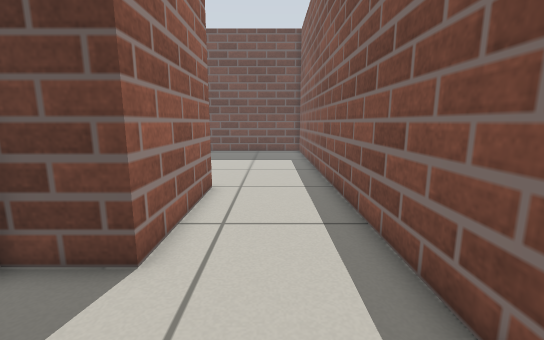
view 1 (above)

16 first-person views from a walk through a robot-simulator world made for Gazebo. The camera is 0.63 m above the floor, tilts 10° down and sees 90° across. The floor is counted in squares, 0.25 m on a side. Each view is taken from the middle of a square. On the plan, view 1 faces up. The plan holds only what a view shows up to about 18 squares ahead; the rest is blank.

view 2
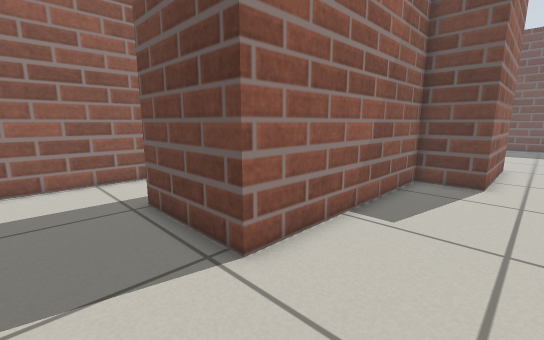

view 3
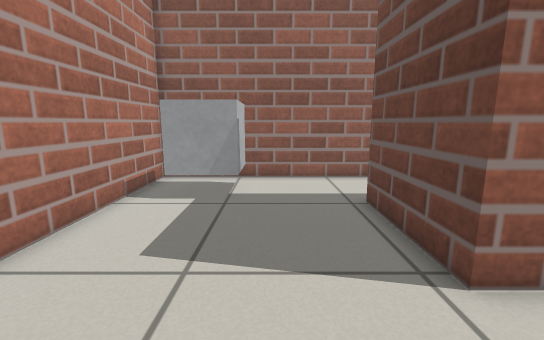

view 4
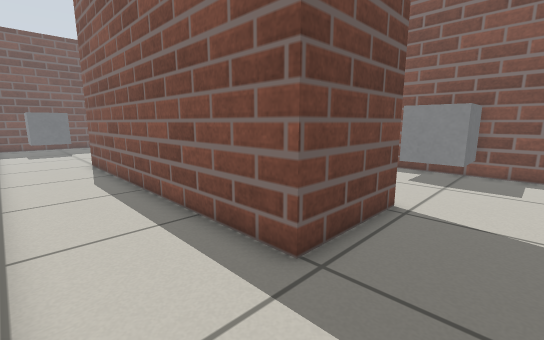

view 5
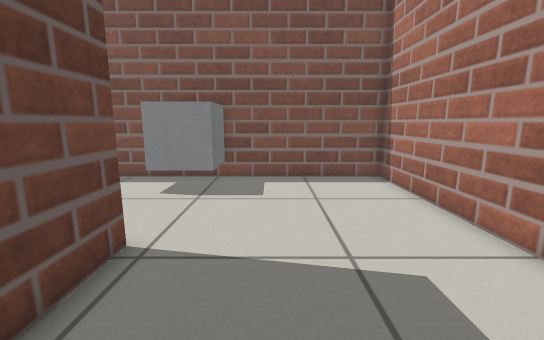

view 6
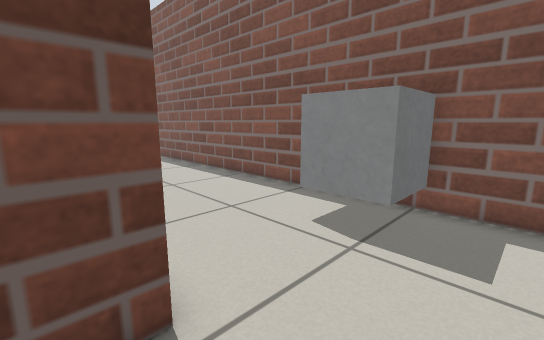

view 7
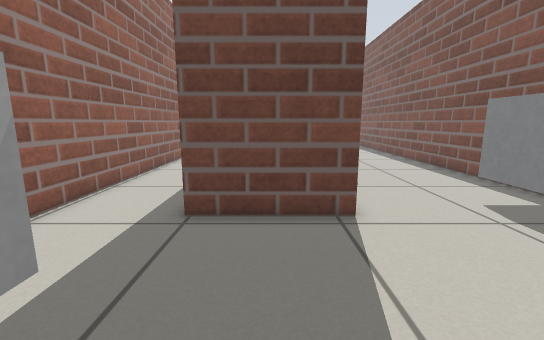

view 8
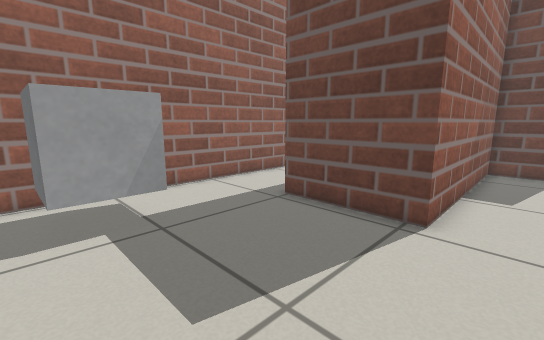

view 9
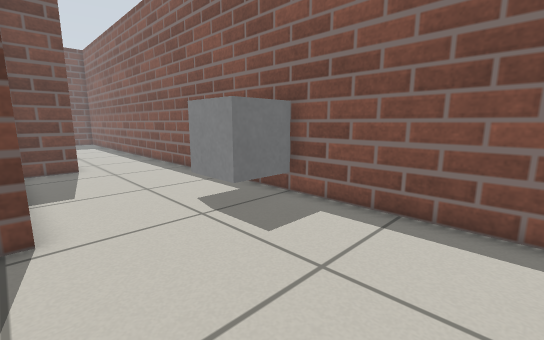

view 10
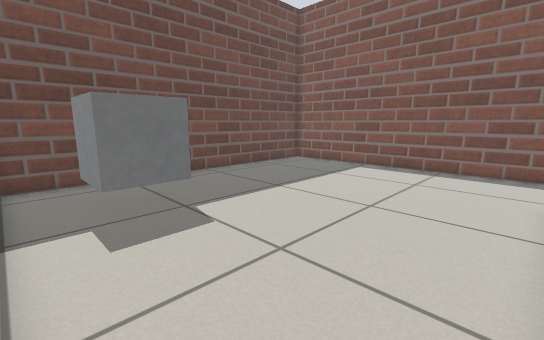

view 11
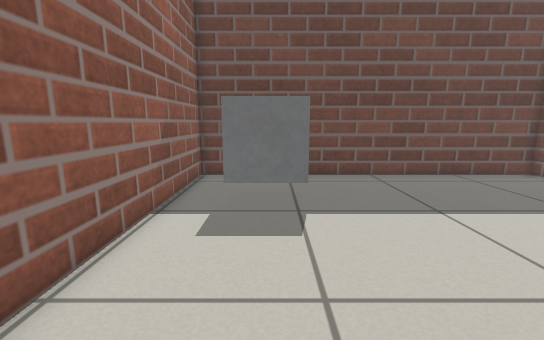

view 12
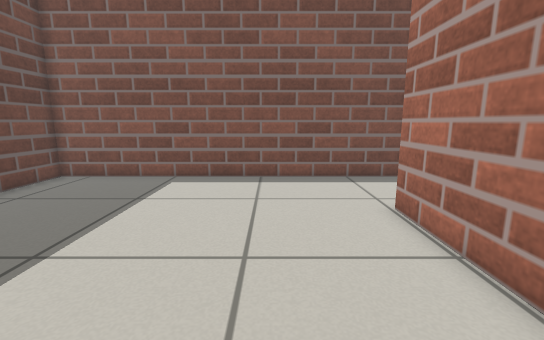

view 13
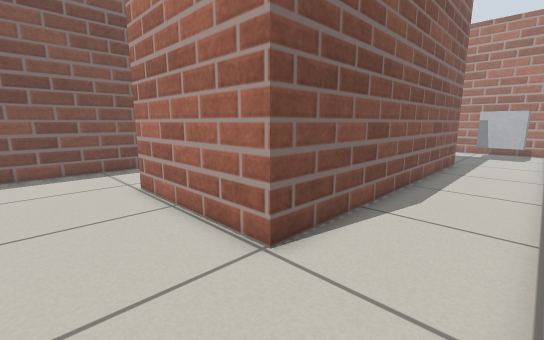

view 14
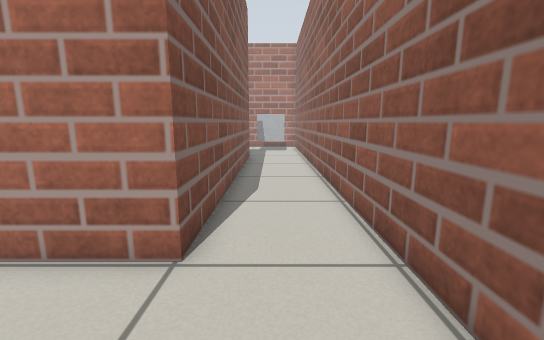

view 15
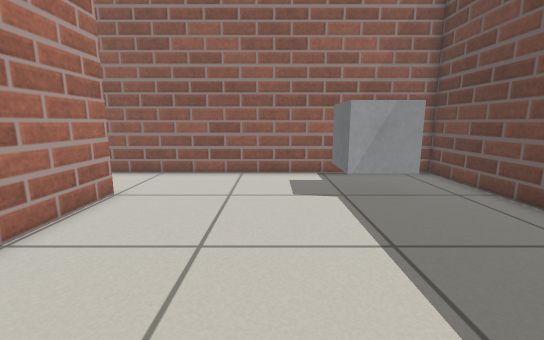

view 16
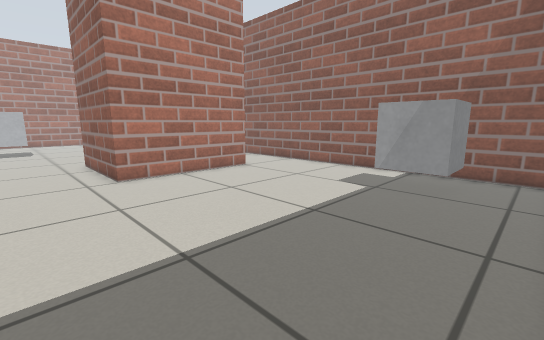

### Floor plan
Ten units are one square. View 1 is at (0, 0); x grows to the right and y downward. Boxes are objects, and circles mark ways between rooms. Rooms are numbered by the first view taken in them; rooms with no view inside come last. Other rooms are left out.
<svg viewBox="-139 -243 169 378">
<path fill="none" stroke="#000" d="M-23 -104 -23 -44 -47 -44 -47 50 -94 50 -94 -104 -84 -104M-134 -116 -134 130 24 130 24 -116M-84 -104 -23 -104M24 -116 24 -238 -134 -238 -134 -116"/>
<rect x="-125" y="85" width="30" height="30" fill="#bbb"><title>grey box</title></rect>
<rect x="-5" y="35" width="30" height="30" fill="#bbb"><title>grey box</title></rect>
<rect x="15" y="35" width="10" height="10" fill="#bbb"><title>grey box</title></rect>
<rect x="-115" y="-215" width="30" height="30" fill="#bbb"><title>grey box</title></rect>
<circle cx="-105" cy="-118" r="3" fill="#2a7"/>
<circle cx="5" cy="-118" r="3" fill="#2a7"/>
<text x="-40" y="20">1</text>
<text x="-50" y="-170">2</text>
</svg>
Room 1 opens to room 2.

Where each view was taken, in squares from view 1:
view 1: 0 up, 0 right, facing up
view 2: 8 down, 1 left, facing up-left
view 3: 8 down, 1 left, facing left
view 4: 8 down, 13 left, facing up-right
view 5: 8 down, 10 left, facing right
view 6: 8 down, 6 left, facing up-right
view 7: 12 down, 7 left, facing up
view 8: 12 down, 3 left, facing up-left
view 9: 12 down, 5 left, facing up-right
view 10: 11 up, 13 left, facing up-right
view 11: 11 up, 10 left, facing up
view 12: 14 up, 10 left, facing right
view 13: 14 up, 13 left, facing down-right
view 14: 15 up, 11 left, facing down
view 15: 16 up, 0 right, facing left
view 16: 23 up, 1 right, facing down-left
